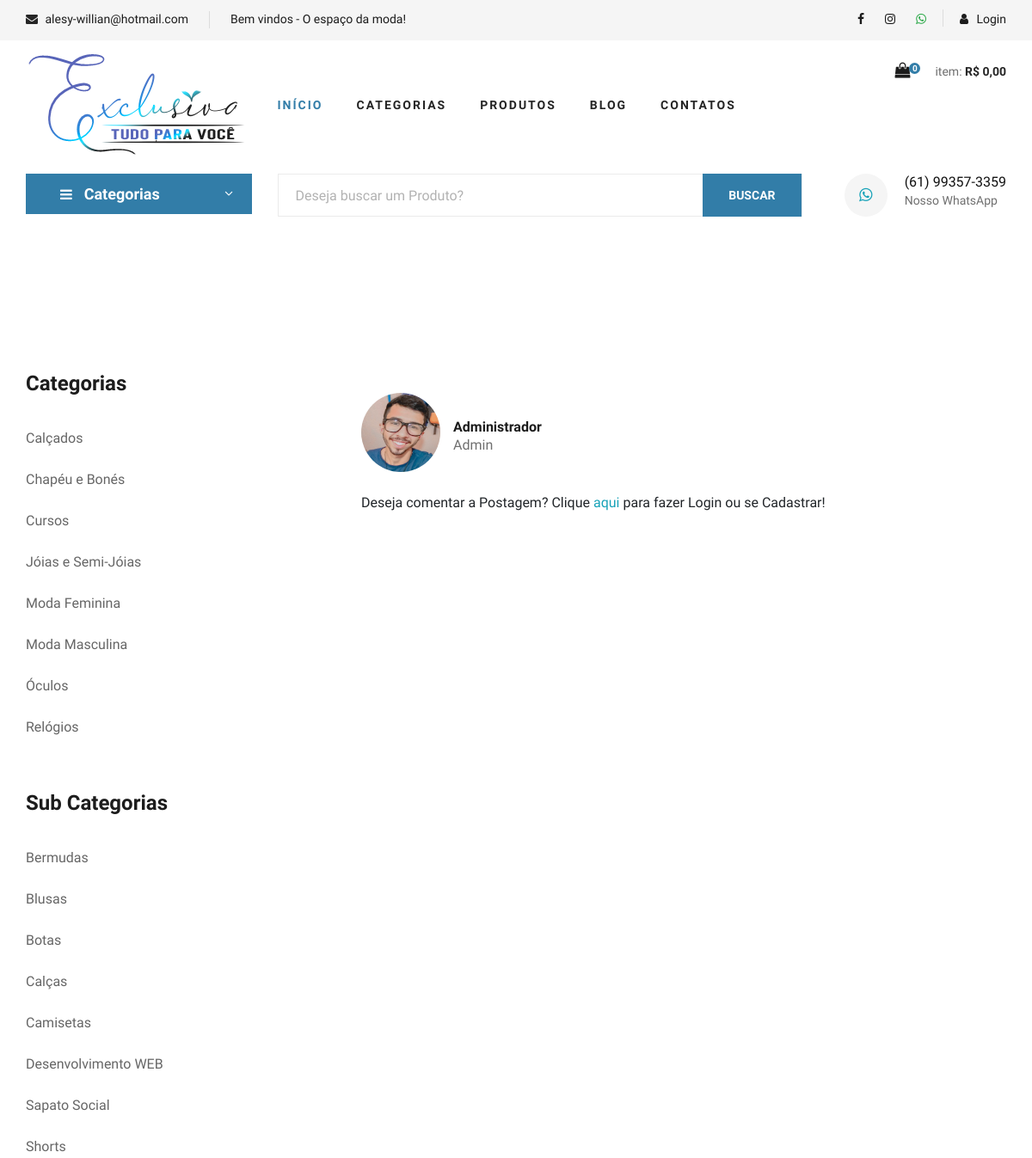
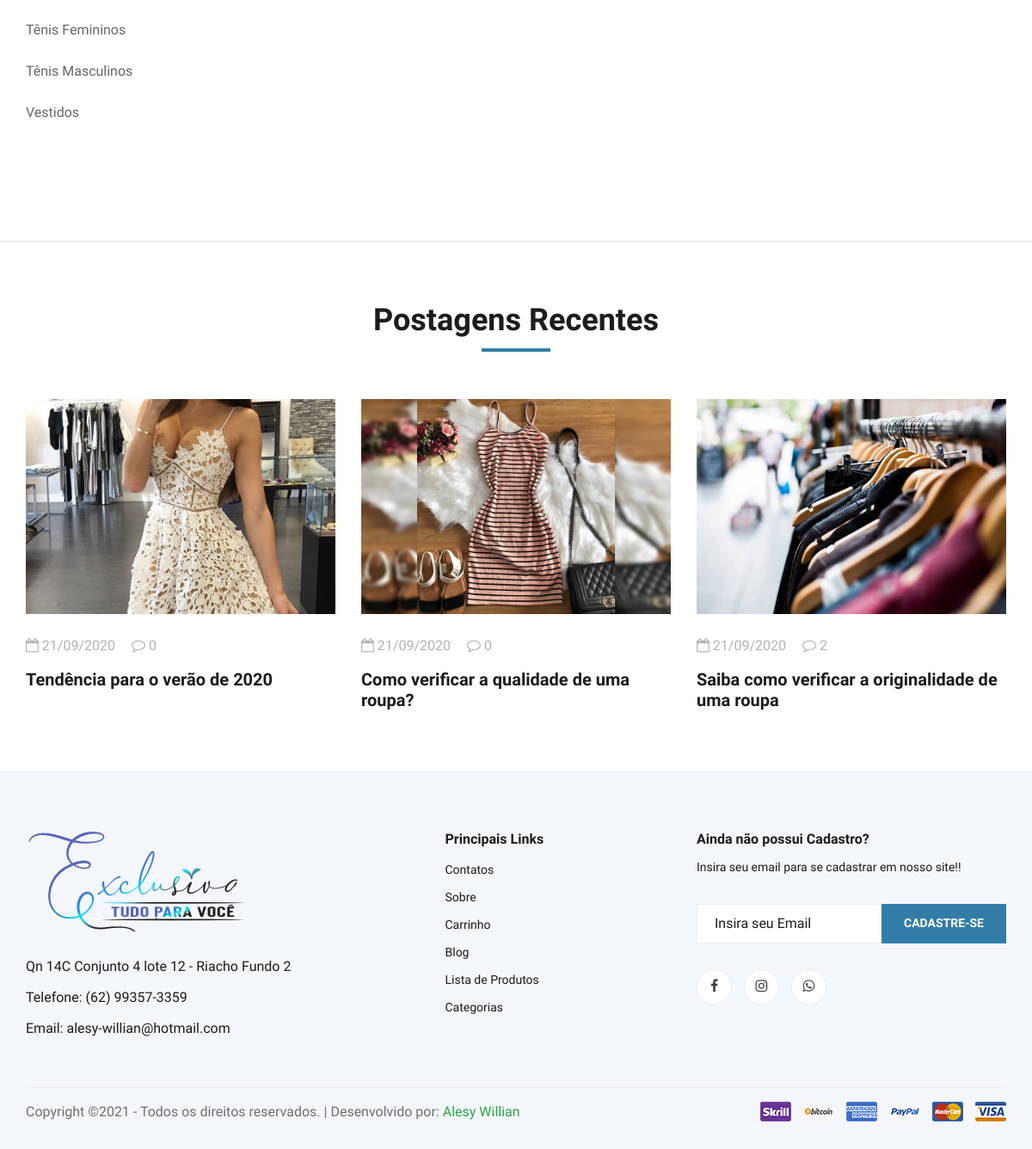
Screenshot of /blog-postagem.php with the database file from the repository (2 pictures, top to bottom).
### tables this page shows
CREATE TABLE `categorias` (
  `id` int(11) NOT NULL AUTO_INCREMENT,
  `nome` varchar(50) NOT NULL,
  `nome_url` varchar(50) NOT NULL,
  `imagem` varchar(100) NOT NULL,
  PRIMARY KEY (`id`)
);

CREATE TABLE `sub_categorias` (
  `id` int(11) NOT NULL AUTO_INCREMENT,
  `nome` varchar(50) NOT NULL,
  `nome_url` varchar(50) NOT NULL,
  `imagem` varchar(100) NOT NULL,
  `id_categoria` int(11) NOT NULL,
  PRIMARY KEY (`id`)
);

CREATE TABLE `usuarios` (
  `id` int(11) NOT NULL AUTO_INCREMENT,
  `nome` varchar(50) NOT NULL,
  `cpf` varchar(20) NOT NULL,
  `email` varchar(50) NOT NULL,
  `senha` varchar(35) NOT NULL,
  `senha_crip` varchar(150) NOT NULL,
  `nivel` varchar(20) NOT NULL,
  `imagem` varchar(100) DEFAULT NULL,
  PRIMARY KEY (`id`)
);

CREATE TABLE `blog` (
  `id` int(11) NOT NULL AUTO_INCREMENT,
  `titulo` varchar(200) NOT NULL,
  `descricao_1` varchar(1000) NOT NULL,
  `descricao_2` varchar(1000) NOT NULL,
  `imagem` varchar(150) NOT NULL,
  `data` date NOT NULL,
  `palavras` varchar(150) DEFAULT NULL,
  `nome_url` varchar(200) NOT NULL,
  PRIMARY KEY (`id`)
);

### blog-postagem.php (the view, shortened to what this page needs)
<?php
$postagem_get = @$_GET['nome'];
 ?>
<?php
require_once("cabecalho.php");
?>
<?php
require_once("cabecalho-busca.php");
?>
<?php
$query = $pdo->query("SELECT * FROM usuarios where nivel = 'Admin'");
$res = $query->fetchAll(PDO::FETCH_ASSOC);
$nome_admin = $res[0]['nome'];
$imagem_admin = $res[0]['imagem'];
 ?>
    <section class="blog-details spad">
        <div class="container">
            <div class="row">
                <div class="col-lg-4 col-md-5 order-md-1 order-2">
                    <div class="blog__sidebar">
                          <div class="blog__sidebar__item">
                        <h4>Categorias</h4>
                        <ul>
                            <?php
                            $query = $pdo->query("SELECT * FROM categorias order by nome asc ");
                            $res = $query->fetchAll(PDO::FETCH_ASSOC);
                            for ($i=0; $i < count($res); $i++) {
                              $nome = $res[$i]['nome'];
                              $nome_url = $res[$i]['nome_url'];
                              ?>
                              <li><a href="sub-categoria-de-<?php echo $nome_url ?>"><?php echo $nome ?></a></li>
                          <?php } ?>
                      </ul>
                  </div>
                  <div class="blog__sidebar__item">
                    <h4>Sub Categorias</h4>
                    <ul>
                        <?php
                        $query = $pdo->query("SELECT * FROM sub_categorias order by nome asc ");
                        $res = $query->fetchAll(PDO::FETCH_ASSOC);
                        for ($i=0; $i < count($res); $i++) {
                          $nome = $res[$i]['nome'];
                          $nome_url = $res[$i]['nome_url'];
                          ?>
                          <li><a href="produtos-<?php echo $nome_url ?>"><?php echo $nome ?></a></li>
                      <?php } ?>
                  </ul>
              </div>
                    </div>
                </div>
                <div class="col-lg-8 col-md-7 order-md-1 order-1">
                    <div class="blog__details__text">
                    </div>
                    <div class="blog__details__content mb-4">
                        <div class="row">
                            <div class="col-lg-6">
                                <div class="blog__details__author">
                                    <div class="blog__details__author__pic">
                                        <img src="img/<?php echo @$imagem_admin ?>" alt="">
                                    </div>
                                    <div class="blog__details__author__text">
                                        <h6><?php echo @$nome_admin ?></h6>
                                        <span>Admin</span>
                                    </div>
                                </div>
                            </div>
                        </div>
                    </div>
                    <?php if($id_usuario == null || $id_usuario == ""){
                        echo '<span class="mt-4">Deseja comentar a Postagem? Clique <a target="_blank" href="sistema" class="text-info"> aqui </a> para fazer Login ou se Cadastrar!</span>';
                    } ?>
                </div>
            </div>
        </div>
    </section>
    <section class="related-blog spad">
        <div class="container">
            <div class="row">
                <div class="col-lg-12">
                    <div class="section-title related-blog-title">
                        <h2>Postagens Recentes</h2>
                    </div>
                </div>
            </div>
            <div class="row">
                <?php
               $query = $pdo->query("SELECT * FROM blog where nome_url != '$postagem_get' order by id desc LIMIT 3");
               $res = $query->fetchAll(PDO::FETCH_ASSOC);
               for ($i=0; $i < count($res); $i++) {
                  $titulo = $res[$i]['titulo'];
                  $imagem = $res[$i]['imagem'];
                  $data = $res[$i]['data'];
                  $id = $res[$i]['id'];
                  $nome_url = $res[$i]['nome_url'];
                  $data = implode('/', array_reverse(explode('-', $data)));
                  $query2 = $pdo->query("SELECT * FROM coment_blog where id_blog = '$id' ");
                  $res2 = $query2->fetchAll(PDO::FETCH_ASSOC);
                  $total_itens = @count($res2);
                  $query3 = $pdo->query("SELECT * FROM blog ");
                  $res3 = $query3->fetchAll(PDO::FETCH_ASSOC);
                  ?>
                <div class="col-lg-4 col-md-4 col-sm-6">
                     <div class="blog__item">
                                <div class="blog__item__pic">
                                    <img src="img/blog/<?php echo $imagem ?>" width="100%" height="250" alt="">
                                </div>
                                <div class="blog__item__text">
                                    <ul>
                                        <li><i class="fa fa-calendar-o"></i> <?php echo $data ?></li>
                                        <li><i class="fa fa-comment-o"></i> <?php echo $total_itens ?></li>
                                    </ul>
                                    <h5><a href="postagem-<?php echo $nome_url ?>"><?php echo $titulo ?></a></h5>
                                </div>
                            </div>
                </div>
            <?php } ?>
            </div>
        </div>
    </section>
    <?php
require_once("rodape.php");
?>

### css/style.css (style rules this page uses)
html, body { height: 100%; font-family: "Cairo", sans-serif; -webkit-font-smoothing: antialiased; font-smoothing: antialiased; }
h1, h2, h3, h4, h5, h6 { margin: 0; color: #111111; font-weight: 400; font-family: "Cairo", sans-serif; }
h2 { font-size: 36px; }
h4 { font-size: 24px; }
h5 { font-size: 18px; }
h6 { font-size: 16px; }
img { max-width: 100%; }
ul, ol { padding: 0; margin: 0; }
.section-title { margin-bottom: 50px; text-align: center; }
.section-title h2 { color: #1c1c1c; font-weight: 700; position: relative; }
.section-title h2:after { position: absolute; left: 0; bottom: -15px; right: 0; height: 4px; width: 80px; background: #327da8; content: ""; margin: 0 auto; }
.spad { padding-top: 100px; padding-bottom: 100px; }
.blog__item { margin-bottom: 60px; }
.blog__item__pic img { min-width: 100%; }
.blog__item__text { padding-top: 25px; }
.blog__item__text ul { margin-bottom: 15px; }
.blog__item__text ul li { font-size: 16px; color: #b2b2b2; list-style: none; display: inline-block; margin-right: 15px; }
.blog__item__text ul li:last-child { margin-right: 0; }
.blog__item__text h5 { margin-bottom: 12px; }
.blog__item__text h5 a { font-size: 20px; color: #1c1c1c; font-weight: 700; }
.blog__sidebar { padding-top: 50px; }
.blog__sidebar__item { margin-bottom: 50px; }
.blog__sidebar__item h4 { color: #1c1c1c; font-weight: 700; margin-bottom: 25px; }
.blog__sidebar__item ul li { list-style: none; }
.blog__sidebar__item ul li a { font-size: 16px; color: #666666; line-height: 48px; -webkit-transition: all, 0.3s; -moz-transition: all, 0.3s; -ms-transition: all, 0.3s; -o-transition: all, 0.3s; transition: all, 0.3s; }
.related-blog { padding-top: 70px; padding-bottom: 10px; }
.related-blog-title { margin-bottom: 70px; }
.blog-details { padding-bottom: 75px; border-bottom: 1px solid #e1e1e1; }
.blog__details__text { margin-bottom: 45px; }
.blog__details__author__pic { float: left; margin-right: 15px; }
.blog__details__author__pic img { height: 92px; width: 92px; border-radius: 50%; }
.blog__details__author__text { overflow: hidden; padding-top: 30px; }
.blog__details__author__text h6 { color: #1c1c1c; font-weight: 700; }
.blog__details__author__text span { font-size: 16px; color: #6f6f6f; }
@media only screen and (min-width: 1200px) { .container { max-width: 1170px; } }

### rows the page displays
categorias: nome "Calçados"
categorias: nome "Chapéu e Bonés"
categorias: nome "Cursos"
categorias: nome "Jóias e Semi-Jóias"
categorias: nome "Moda Feminina"
categorias: nome "Moda Masculina"
categorias: nome "Óculos"
categorias: nome "Relógios"
sub_categorias: nome "Bermudas"
sub_categorias: nome "Blusas"
sub_categorias: nome "Botas"
sub_categorias: nome "Calças"
sub_categorias: nome "Camisetas"
sub_categorias: nome "Desenvolvimento WEB"
sub_categorias: nome "Sapato Social"
sub_categorias: nome "Shorts"
sub_categorias: nome "Tênis Femininos"
sub_categorias: nome "Tênis Masculinos"
sub_categorias: nome "Vestidos"
usuarios: imagem (picture), nome "Administrador"
blog: imagem (picture), data "21/09/2020", total_itens "0", titulo "Tendência para o verão de 2020"
blog: imagem (picture), data "21/09/2020", total_itens "0", titulo "Como verificar a qualidade de uma roupa?"
blog: imagem (picture), data "21/09/2020", total_itens "2", titulo "Saiba como verificar a originalidade de uma roupa"

### other values shown
$email "alesy-willian@hotmail.com"
$texto_destaque "Bem vindos - O espaço da moda!"
$linhas "0"
$total_c "0,00"
$whatsapp "(61) 99357-3359"
$endereco_loja "Qn 14C Conjunto 4 lote 12 - Riacho Fundo 2"
$telefone "(62) 99357-3359"
$copyright "Copyright ©2021 - Todos os direitos reservados. |"
